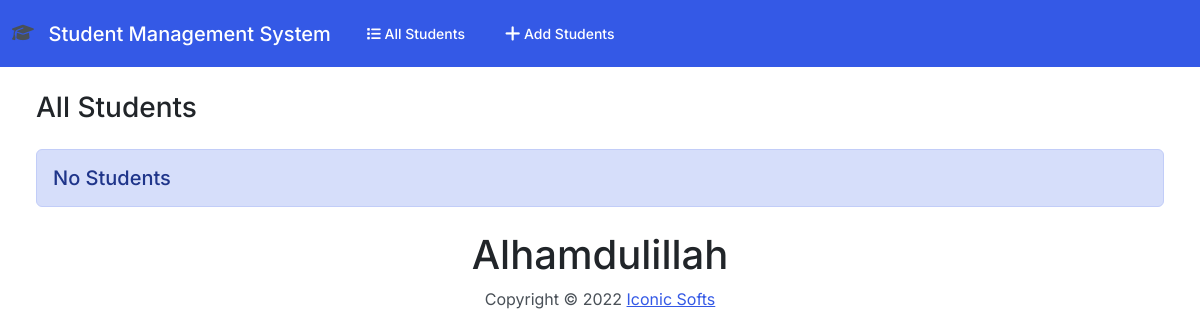
The app's page /, older data.
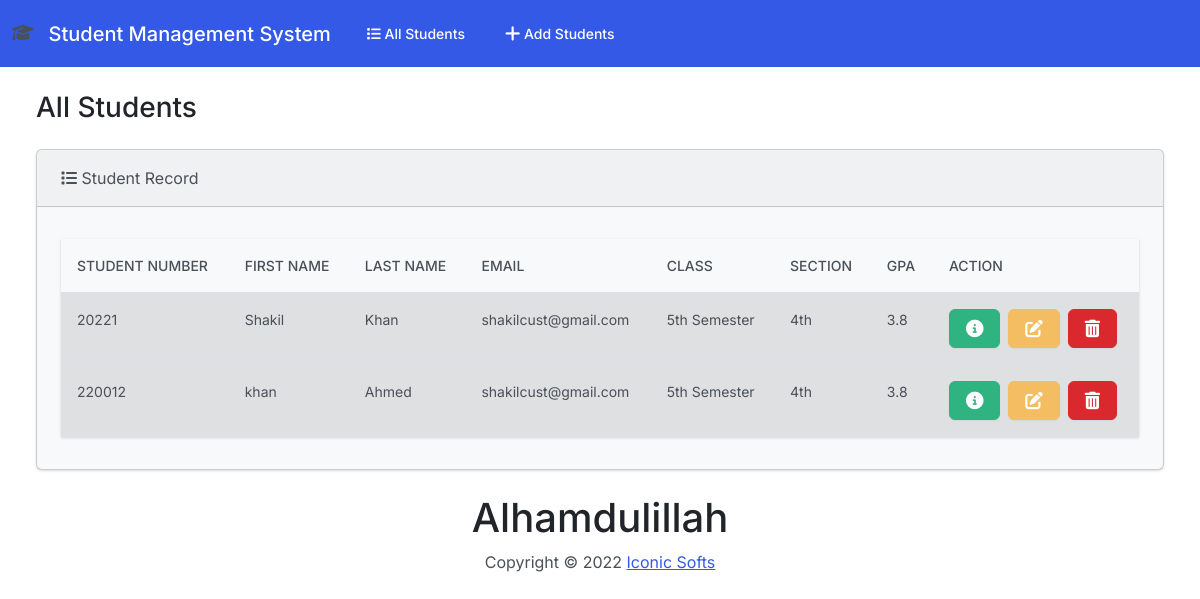
The same page, newer data.
### students/models.py (models this page shows, shortened)
class Student(models.Model):
    student_number = models.PositiveIntegerField()
    first_name = models.CharField(max_length=50)
    last_name = models.CharField(max_length=50)
    email = models.EmailField(max_length=100)
    jamat = models.CharField(max_length=50)
    section = models.CharField(max_length=50)
    gpa = models.FloatField()

### students/views.py (the view)
# urls.py: path('', views.index, name='index'),
def index(request):
    return render(request,'students/index.html', {
        'students': Student.objects.all()
    })

### students/templates/students/index.html (shortened to what this page needs)
{% extends "students/base.html" %}
{% block body %}
<h3 class ="m-4"  > All Students </h3>
    <div class="row">
        <div class="col-12">
            {% if students %}
            <div class="card bg-light ms-4 me-4 mb-4">
  <div class="card-header">
      <i class="fa-solid fa-list"></i>
      Student Record
  </div>
  <div class="card-body">
    <p class="card-text">
    <div class=""table-responsive>
      <table class="table table-hover">
  <thead>
    <tr>
      <th scope="col"> Student Number </th>
      <th scope="col">First Name</th>
      <th scope="col">Last Name</th>
      <th scope="col">Email</th>
      <th scope="col">Class</th>
      <th scope="col">Section</th>
      <th scope="col">GPA</th>
      <th scope="col">Action</th>
    </tr>
  </thead>
  <tbody>
  {% for student in students %}
    <tr class="table-active">
      <td>{{ student.student_number}}</td>
      <td>{{ student.first_name}}</td>
      <td>{{ student.last_name}}</td>
      <td>{{ student.email}}</td>
      <td>{{ student.jamat}}</td>
      <td>{{ student.section}}</td>
      <td> {{ student.gpa}} </td>
      <td>
          <button type="button" class="btn btn-success me-1" href="{% url 'view_student' student.id %}" data-bs-toggle="modal"
                  data-bs-target="#myModal{{student.id}}">
          </button>
          <a class="btn btn-warning me-1" href="{% url 'edit' student.id %}">
        </a>
          <button type="submit" class="btn btn-danger" data-bs-toggle="modal" data-bs-target="#delete{{student.id}}">
          </button>
            </td>
    </tr>
    {% endfor %}
  </tbody>
</table>
    </div>
    </p>
  </div>
        </div>
            {% else %}
            <h5 class ="alert alert-primary ms-4 me-4 mb-4"> No Students </h5>
            {% endif %}
    </div>
{% endblock %}

### students/templates/students/base.html (shortened to what this page needs)
{% load static %}
<!DOCTYPE html>
<html lang="en">
<head>
    <link rel="stylesheet" href="https://cdnjs.cloudflare.com/ajax/libs/font-awesome/6.1.2/css/all.min.css" />
    <link rel="stylesheet" href="{% static 'css/bootstrap.min.css' %}">
</head>
<body class="d-flex flex-column min-vh-100">
<nav class="navbar navbar-expand-lg navbar-dark bg-primary">
  <div class="container-fluid">
       <pre>  </pre>
    <a class="navbar-brand" href="{% url 'index' %}">Student Management System</a>
    <div class="collapse navbar-collapse" id="navbarColor01">
      <ul class="navbar-nav me-auto">
        <li class="nav-item">
          <a class="nav-link" href="{% url 'index' %}">
              <i class="fa-solid fa-list"></i>
              All Students</a>
        </li>
        <li class="nav-item">
          <a class="nav-link" href="{% url 'add' %}">
              Add Students</a>
      </ul>
    </div>
  </div>
</nav>
<div class="container-fluid">
{% block body %}
{% endblock %}
</div>
<center>
<h1>   Alhamdulillah </h1>
</center>
<footer class="mt-auto mb-4">
    <div class="text-center">
        <span>
            Copyright &copy; <script> document.write(new Date().getFullYear())  </script> <a href="https://www.iconicsofts.com/" target="_blank"> Iconic Softs </a>
        </span>
    </div>
</footer>
</body>
</html>

Row changes from the older to the newer data that the page shows:
added Student: student_number "20221", first_name "Shakil", last_name "Khan", email "shakilcust@gmail.com", jamat "5th Semester", section "4th", gpa "3.8"
added Student: student_number "220012", first_name "khan", last_name "Ahmed", email "shakilcust@gmail.com", jamat "5th Semester", section "4th", gpa "3.8"
Text that changed along with them:
text no longer shown: "No Students"
text now shown: "Student Record STUDENT NUMBER FIRST NAME LAST NAME EMAIL CLASS SECTION GPA ACTION"
